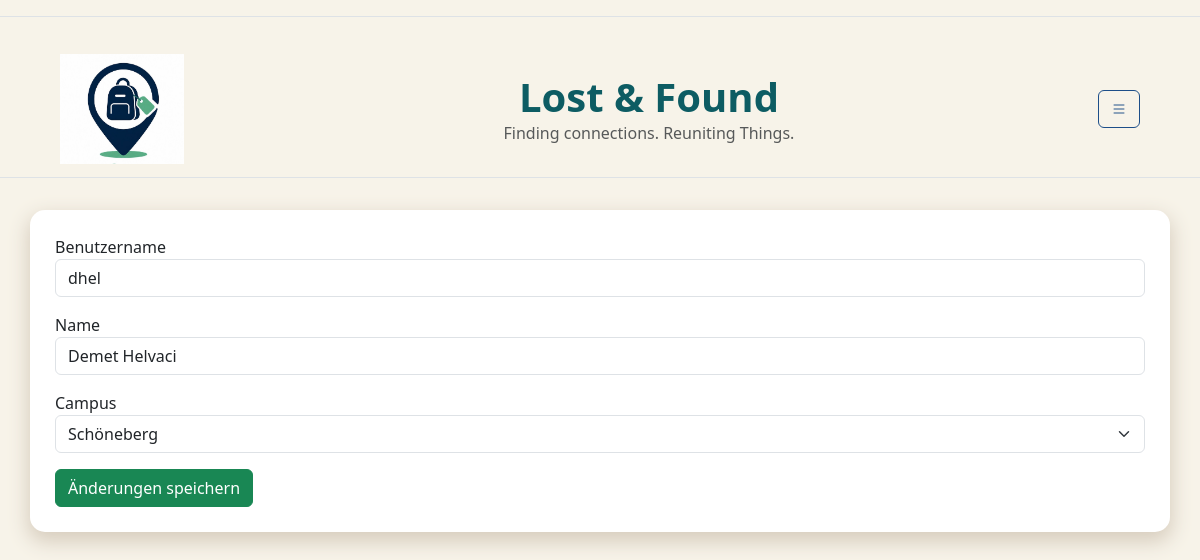
/profile/edit/ (signed in), run on an earlier commit of the app's database.
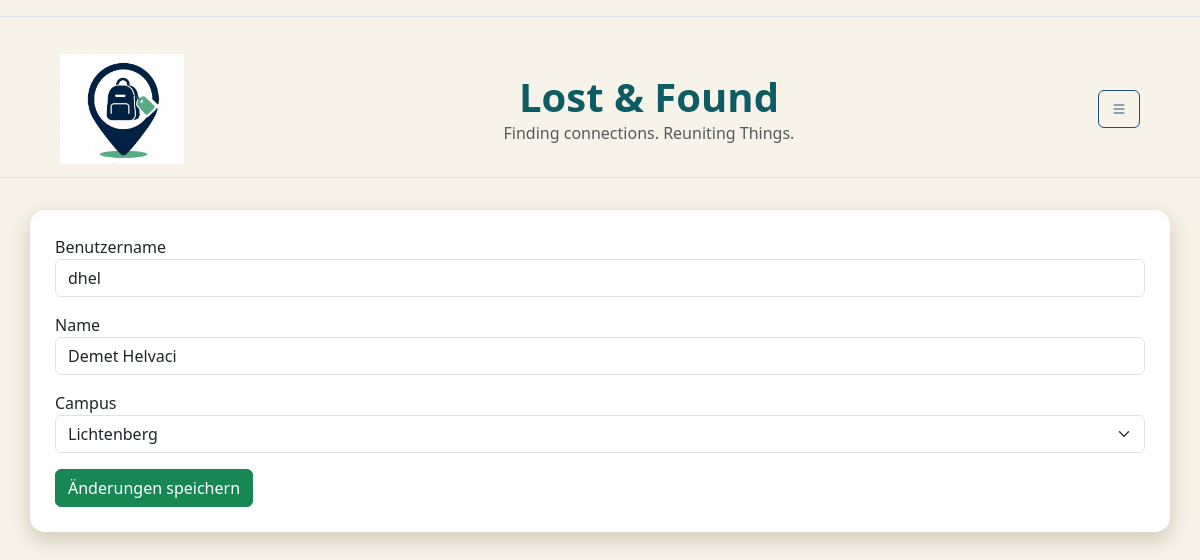
And on a later commit of the database.
### db.py (models this page shows)
class StandardUser(db.Model):
    __tablename__ = "standardUser"
    user_id = db.Column( db.Integer, primary_key=True )
    fundbuero_id = db.Column( db.Integer, db.ForeignKey("fundbuero.fundbuero_id"), nullable=True)
    campus_id = db.Column( db.String, db.ForeignKey("campus.campus_id") )
    name = db.Column( db.String)
    benutzername = db.Column( db.String, unique=True)
    passwort = db.Column(db.String,nullable=False)
    hwr_mail = db.Column(db.String, unique=True,nullable=False )
    is_admin = db.Column(db.Boolean, default=False)
    campus = db.relationship("Campus",back_populates="users")
    posts = db.relationship( "Post",back_populates="user")

### app.py (the view, shortened to what this page needs)
@app.route('/profile/edit/', methods=['GET', 'POST'])
def edit_profile():
    if "user_id" not in session:
        flash("Bitte zuerst einloggen!", "warning")
        return redirect(url_for("login"))
    user = db.session.get(
        StandardUser,
        session["user_id"]
    )
    if user is None:
        session.clear()
        flash("Dein Account existiert nicht mehr.", "warning")
        return redirect(url_for("login"))
    form = forms.EditProfileForm(obj=user) #obj=user sorgt dafür, dass die aktuellen daten des users im formular angezeigt werden, wenn die seite geladen wird
    return render_template(
        "edit_profile.html",
        form=form
    )

### forms.py
class EditProfileForm(FlaskForm):
    benutzername = StringField( "Benutzername", validators=[InputRequired()])
    name = StringField(
        "Name",
        validators=[InputRequired()]
    )
    campus_id = SelectField(
        "Campus",
        choices=[
            ("Schöneberg", "Schöneberg"),
            ("Lichtenberg", "Lichtenberg"),
            ("Startup Incubator", "Startup Incubator")
        ]
    )
    submit = SubmitField("Änderungen speichern")

### templates/edit_profile.html (shortened to what this page needs)
{%extends "base.html" %}
{% block CONTENT %}
<form method="POST">
     <div class="mb-3">
        {{ form.benutzername.label }}
        {{ form.benutzername(class="form-control") }}
    </div>
    <div class="mb-3">
        {{ form.name.label }}
        {{ form.name(class="form-control") }}
    </div>
    <div class="mb-3">
        {{ form.campus_id.label }}
        {{ form.campus_id(class="form-select") }}
    </div>
    {{ form.submit(class="btn btn-success") }}
</form>
    {% endblock %}

What changed in the data, as far as the page shows it:
changed StandardUser "dhel": campus_id "Schöneberg" → "Lichtenberg"
